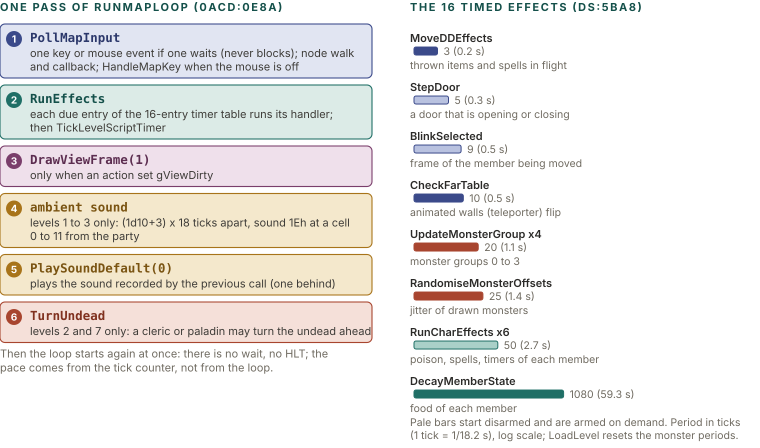

Reproduce this figure in Python.
import sys, math; sys.path.insert(0, '.')
from figlib import *

c = Canvas(760, 372)
c.section(0, 11, "One pass of RunMapLoop (0ACD:0E8A)")
items = [
    ("PollMapInput", "one key or mouse event if one waits (never blocks); node walk and callback; HandleMapKey when the mouse is off", "navy"),
    ("RunEffects", "each due entry of the 16-entry timer table runs its handler; then TickLevelScriptTimer", "teal"),
    ("DrawViewFrame(1)", "only when an action set gViewDirty", "plum"),
    ("ambient sound", "levels 1 to 3 only: (1d10+3) x 18 ticks apart, sound 1Eh at a cell 0 to 11 from the party", "ochre"),
    ("PlaySoundDefault(0)", "plays the sound recorded by the previous call (one behind)", "ochre"),
    ("TurnUndead", "levels 2 and 7 only: a cleric or paladin may turn the undead ahead", "red"),
]
y = 24
LW = 372
for i, (t, b, k) in enumerate(items):
    ls = wrap(b, LW - 40, 11)
    h = 27 + 13.5 * len(ls)
    tc, sc, fc = PAL[k]
    c.rect(0, y, LW, h, fill=fc, stroke=sc, sw=1.1, rx=5)
    c.badge(14, y + 15, str(i + 1), k, r=8)
    c.text(30, y + 18, t, size=12.5, weight=700, color=tc, mono=True)
    for j, l in enumerate(ls):
        c.text(30, y + 33 + 13.5 * j, l, size=11, color=INK2)
    y += h + 7
c.text(0, y + 8, "Then the loop starts again at once: there is no wait, no HLT; the", size=11, color=MUTED)
c.text(0, y + 22, "pace comes from the tick counter, not from the loop.", size=11, color=MUTED)

# right panel: the timer table
RX = 410
c.section(RX, 11, "The 16 timed effects (ds:5BA8)")
rows = [
    ("MoveDDEffects", 3, "thrown items and spells in flight", "navy"),
    ("StepDoor", 5, "a door that is opening or closing", "navy*"),
    ("BlinkSelected", 9, "frame of the member being moved", "navy*"),
    ("CheckFarTable", 10, "animated walls (teleporter) flip", "navy"),
    ("UpdateMonsterGroup x4", 20, "monster groups 0 to 3", "red"),
    ("RandomiseMonsterOffsets", 25, "jitter of drawn monsters", "red"),
    ("RunCharEffects x6", 50, "poison, spells, timers of each member", "teal*"),
    ("DecayMemberState", 1080, "food of each member", "teal"),
]
def bx(v):
    return RX + 4 + (math.log10(v) / math.log10(1100)) * 150
by = 30
for name, v, note, k in rows:
    c.text(RX, by + 12, name, size=11, weight=600, color=INK, mono=False)
    w = bx(v) - (RX + 4)
    kk = k.rstrip('*')
    c.rect(RX + 4, by + 17, w, 8, fill=(MID[kk] if k.endswith('*') else SOLID[kk]), stroke=SOLID[kk], sw=1, rx=2)
    c.text(RX + 4 + w + 6, by + 25, "%d (%.1f s)" % (v, v / 18.2), size=10.5, color=MUTED)
    c.text(RX, by + 39, note, size=10.5, color=MUTED)
    by += 49
c.text(RX, by + 4, "Pale bars start disarmed and are armed on demand. Period in ticks", size=10.5, color=MUTED)
c.text(RX, by + 17, "(1 tick = 1/18.2 s), log scale; LoadLevel resets the monster periods.", size=10.5, color=MUTED)
c.h = max(y + 30, by + 26)
c.save("figs/arc_tick.svg")
